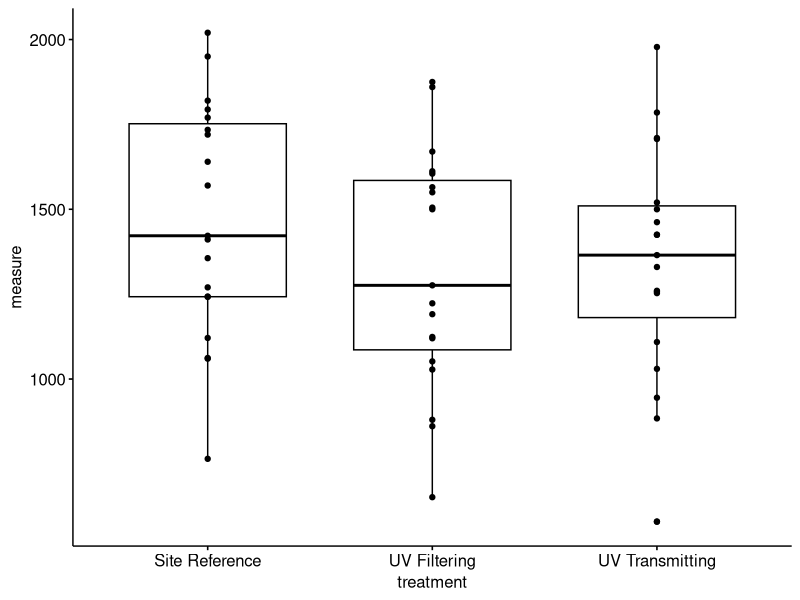
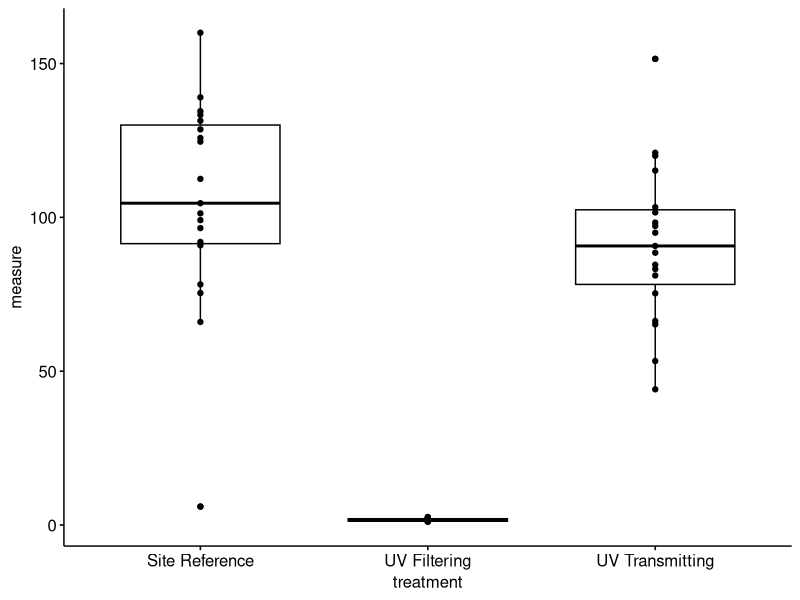

The R script that drew these images, in order:
library(dplyr)
library(tidyr)
library(ggplot2)
library(ggpubr)
library(rstatix)

setwd("/Users/jennaekwealor/Box Sync/dissertation/project-field/sensor data")

data <- na.omit(read.csv(file = "light_quality_raw.csv"))
data$site <- as.factor(data$site)
data$measure <- as.numeric(data$measure)
 
#data <- data %>% ungroup()

#### PAR ####
data.par <- data %>% dplyr::filter(., metric == "PAR") %>% select(site,measure,treatment)


# summary stats
data.par %>%
  group_by(treatment) %>%
  get_summary_stats(measure, type = "mean_sd")

# # A tibble: 3 x 5
# treatment       variable     n  mean    sd
# <fct>           <chr>    <dbl> <dbl> <dbl>
#   1 Site Reference  measure     19 1472.  345.
# 2 UV Filtering    measure     19 1324.  348.
# 3 UV Transmitting measure     19 1343.  340.

# box plot
bxp <- ggboxplot(data.par, x = "treatment", y = "measure", add = "point")
bxp

# identify outliers
data.par %>%
  group_by(treatment) %>%
  identify_outliers(measure)


# normality assumption
# shapiro_test has a bug in the script that the measure you wanna test cannot be named "measure":
data.par %>%
  group_by(treatment) %>%
  rstatix::shapiro_test(measure)

# anova
res.aov.par <- rstatix::anova_test(
  data = data.par, dv = measure, wid = site,
  within = treatment
)
get_anova_table(res.aov.par)
# PAR was statistically significantly different at the different treatments F(2, 36) = 11.5, p < 0.001, eta2[g] = 0.37.
# where F Indicates that we are comparing to an F-distribution (F-test); 
# (2, 18) indicates the degrees of freedom in the numerator (DFn) and the denominator (DFd), respectively; 
# 55.5 indicates the obtained F-statistic value
# p specifies the p-value
# ges is the generalized effect size (amount of variability due to the within-subjects factor)



# post-hoc
# pairwise comparisons
pwc.par <- data.par %>%
  rstatix::pairwise_t_test(
    measure ~ treatment, paired = TRUE,
    p.adjust.method = "BH"
  )
pwc.par

# # A tibble: 3 x 10
# .y.     group1         group2             n1    n2 statistic    df         p     p.adj p.adj.signif
# * <chr>   <chr>          <chr>           <int> <int>     <dbl> <dbl>     <dbl>     <dbl> <chr>       
#   1 measure Site Reference UV Filtering       19    19     6.21     18 0.0000073 0.0000219 ****        
#   2 measure Site Reference UV Transmitting    19    19     3.28     18 0.004     0.006     **          
#   3 measure UV Filtering   UV Transmitting    19    19    -0.553    18 0.587     0.587     ns    




#### UV ####
data.UV <- data %>% dplyr::filter(., metric == "UV") %>% select(site,measure,treatment)


# summary stats
data.UV %>%
  group_by(treatment) %>%
  get_summary_stats(measure, type = "mean_sd")
# 
# # A tibble: 3 x 5
# treatment       variable     n   mean     sd
# <fct>           <chr>    <dbl>  <dbl>  <dbl>
#   1 Site Reference  measure     19 105.   34.5  
# 2 UV Filtering    measure     19   1.65  0.493
# 3 UV Transmitting measure     19  91.3  25.5  

# box plot
bxp <- ggboxplot(data.UV, x = "treatment", y = "measure", add = "point")
bxp

# identify outliers
data.UV %>%
  group_by(treatment) %>%
  identify_outliers(measure)


# normality assumption
# shapiro_test has a bug in the script that the measure you wanna test cannot be named "measure":
data.UV %>%
  group_by(treatment) %>%
  rstatix::shapiro_test(measure)
# UV filtering not normally distributed

# anova
res.aov.UV <- rstatix::anova_test(
  data = data.UV, dv = measure, wid = site,
  within = treatment
)
get_anova_table(res.aov.UV)
# UV was statistically significantly different at the different treatments F(1.23, 22.06) = 177.6, p < 0.0001, eta2[g] = 0.78.
# where F Indicates that we are comUVing to an F-distribution (F-test); 
# (1.23, 22.06) indicates the degrees of freedom in the numerator (DFn) and the denominator (DFd), respectively; 
# 177.6 indicates the obtained F-statistic value
# p specifies the p-value
# ges is the generalized effect size (amount of variability due to the within-subjects factor)



# post-hoc
# pairwise comparisons
pwc.UV <- data.UV %>%
  rstatix::pairwise_wilcox_test(
    measure ~ treatment, paired = TRUE,
    p.adjust.method = "BH"
  )
pwc.UV

# # A tibble: 3 x 9
# .y.     group1         group2             n1    n2 statistic          p      p.adj p.adj.signif
# * <chr>   <chr>          <chr>           <int> <int>     <dbl>      <dbl>      <dbl> <chr>       
#   1 measure Site Reference UV Filtering       19    19       190 0.00000381 0.00000572 ****        
#   2 measure Site Reference UV Transmitting    19    19       172 0.000965   0.000965   ***         
#   3 measure UV Filtering   UV Transmitting    19    19         0 0.00381 0.00000572 ****  

# does this mean degrees of freedom is 1



#   